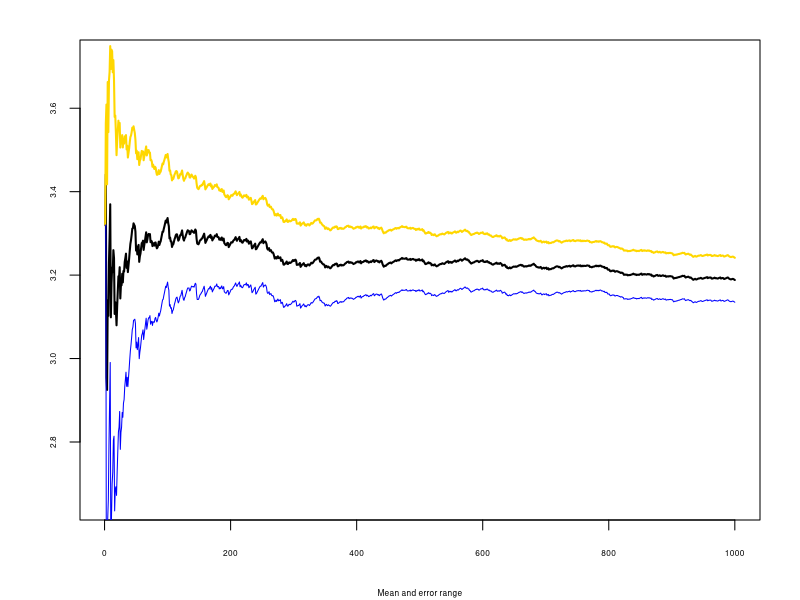

This figure's R source:
## ---- chunk 1
n <- 1000

h = function(x){4*(1-x^2)^(0.5)}; integrate(h,0,1);

x = h(runif(n));
estint=cumsum(x)/(1:n);
esterr=sqrt(cumsum((x-estint)^2))/(1:n); #standard error of Monte Carlo integral
par(mar=c(4,4,2,2))
plot(estint, xlab="Mean and error range",type="l",lwd=2,cex.lab=0.5,cex.axis=0.5,
     ylim=mean(x)+20*c(-esterr[n],esterr[n]),ylab="",cex.main=0.5)
lines(estint+2*esterr,col="gold",lwd=2)
lines(estint-2*esterr,col="blue")
